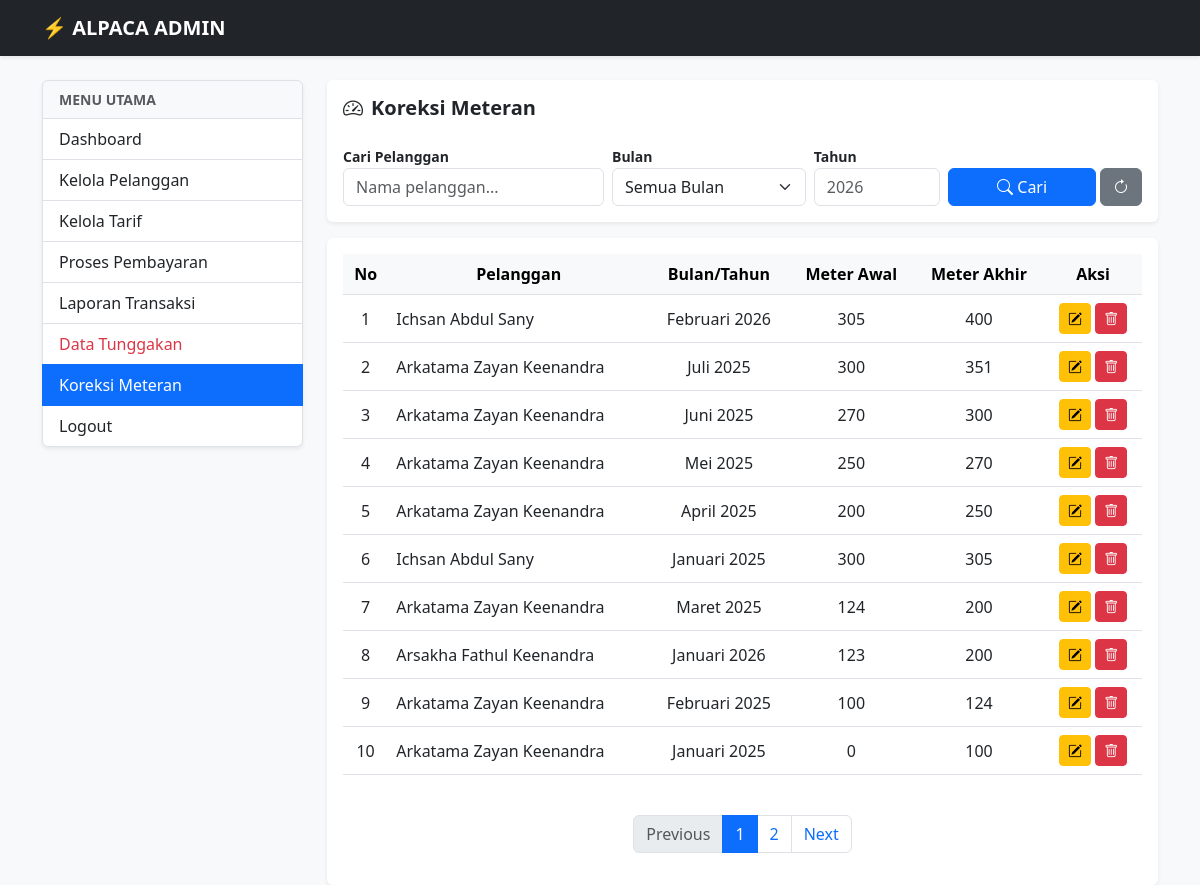
Page /admin/penggunaan.php (signed in) on the committed database.
### tables this page shows
CREATE TABLE `penggunaan` (
  `id_penggunaan` int(11) NOT NULL,
  `id_pelanggan` int(11) DEFAULT NULL,
  `bulan` varchar(20) DEFAULT NULL,
  `tahun` varchar(4) DEFAULT NULL,
  `meter_awal` int(11) DEFAULT NULL,
  `meter_akhir` int(11) DEFAULT NULL
);

CREATE TABLE `pelanggan` (
  `id_pelanggan` int(11) NOT NULL,
  `username` varchar(50) DEFAULT NULL,
  `password` varchar(255) DEFAULT NULL,
  `nomor_kwh` varchar(20) DEFAULT NULL,
  `nama_pelanggan` varchar(50) DEFAULT NULL,
  `alamat` text DEFAULT NULL,
  `id_tarif` int(11) DEFAULT NULL
);

### admin/penggunaan.php (the view, shortened to what this page needs)
<?php
include '../config.php';
$id_level = $_SESSION['id_level'];
$cari  = isset($_GET['cari']) ? mysqli_real_escape_string($koneksi, $_GET['cari']) : '';
$bulan = isset($_GET['bulan']) ? $_GET['bulan'] : '';
$tahun = isset($_GET['tahun']) ? $_GET['tahun'] : '';
$limit = 10;
$halaman = isset($_GET['halaman']) ? (int)$_GET['halaman'] : 1;
$offset = ($halaman > 1) ? ($halaman * $limit) - $limit : 0;
$query_total = "SELECT COUNT(*) AS total FROM penggunaan
                JOIN pelanggan ON penggunaan.id_pelanggan = pelanggan.id_pelanggan
                WHERE 1=1";
$result_total = mysqli_query($koneksi, $query_total);
$data_total = mysqli_fetch_assoc($result_total);
$total_rows = $data_total['total'];
$total_pages = ceil($total_rows / $limit);
?>
<!DOCTYPE html>
<html lang="id">
<head>
    <link href="https://cdn.jsdelivr.net/npm/bootstrap@5.3.0/dist/css/bootstrap.min.css" rel="stylesheet">
    <link rel="stylesheet" href="https://cdn.jsdelivr.net/npm/bootstrap-icons@1.11.1/font/bootstrap-icons.css">
</head>
<body class="bg-light">
    <nav class="navbar navbar-dark bg-dark mb-4 shadow-sm">
        <div class="container">
            <a class="navbar-brand fw-bold" href="index.php">⚡ ALPACA ADMIN</a>
        </div>
    </nav>
    <div class="container">
        <div class="row">
            <div class="col-md-3 mb-4">
                <div class="list-group shadow-sm">
                    <div class="list-group-item bg-light fw-bold text-muted small text-uppercase">Menu Utama</div>
                    <a href="index.php" class="list-group-item list-group-item-action">Dashboard</a>
                    <?php if($id_level == 1): ?>
                    <a href="pelanggan.php" class="list-group-item list-group-item-action">Kelola Pelanggan</a>
                    <a href="tarif.php" class="list-group-item list-group-item-action">Kelola Tarif</a>
                    <?php endif; ?>
                    <?php if($_SESSION['id_level'] != 3): ?>
                    <a href="bayar.php" class="list-group-item list-group-item-action">Proses Pembayaran</a>
                    <?php endif; ?>
                    <?php if($id_level == 1): ?>
                        <a href="laporan.php" class="list-group-item list-group-item-action">Laporan Transaksi</a>
                        <a href="tunggakan.php" class="list-group-item list-group-item-action text-danger">Data Tunggakan</a>
                        <a href="penggunaan.php" class="list-group-item list-group-item-action active">Koreksi Meteran</a>
                    <?php endif; ?>
                    <a href="../logout.php" class="list-group-item list-group-item-action" onclick="return confirm('Yakin ingin keluar?')">Logout</a>
                </div>
            </div>
            <div class="col-md-9">
                <div class="card shadow-sm border-0 mb-3">
                    <div class="card-body">
                        <h5 class="fw-bold mb-4"><i class="bi bi-speedometer2 me-2"></i>Koreksi Meteran</h5>
                        <form method="GET" action="" class="row g-2">
                            <div class="col-md-4">
                                <label class="small fw-bold">Cari Pelanggan</label>
                                <input type="text" name="cari" class="form-control" placeholder="Nama pelanggan..." value="<?= $cari ?>">
                            </div>
                            <div class="col-md-3">
                                <label class="small fw-bold">Bulan</label>
                                <select name="bulan" class="form-select">
                                    <option value="">Semua Bulan</option>
                                </select>
                            </div>
                            <div class="col-md-2">
                                <label class="small fw-bold">Tahun</label>
                                <input type="number" name="tahun" class="form-control" placeholder="2026" value="<?= $tahun ?>">
                            </div>
                            <div class="col-md-3 d-flex align-items-end gap-1">
                                <button type="submit" class="btn btn-primary w-100"><i class="bi bi-search"></i> Cari</button>
                                <a href="penggunaan.php" class="btn btn-secondary"><i class="bi bi-arrow-clockwise"></i></a>
                            </div>
                        </form>
                    </div>
                </div>
                <div class="card shadow-sm border-0">
                    <div class="card-body">
                        <div class="table-responsive">
                            <table class="table table-hover align-middle">
                                <thead class="table-light text-center">
                                    <tr>
                                        <th>No</th>
                                        <th>Pelanggan</th>
                                        <th>Bulan/Tahun</th>
                                        <th>Meter Awal</th>
                                        <th>Meter Akhir</th>
                                        <th>Aksi</th>
                                    </tr>
                                </thead>
                                <tbody>
                                    <?php
                                    $sql = "SELECT penggunaan.*, pelanggan.nama_pelanggan
                                            FROM penggunaan
                                            JOIN pelanggan ON penggunaan.id_pelanggan = pelanggan.id_pelanggan
                                            WHERE 1=1";
                                    $sql .= " ORDER BY id_penggunaan DESC LIMIT $offset, $limit";
                                    $q = mysqli_query($koneksi, $sql);
                                    $no = $offset + 1;
                                    if(mysqli_num_rows($q) > 0):
                                        while($d = mysqli_fetch_assoc($q)):
                                    ?>
                                    <tr>
                                        <td class="text-center"><?= $no++ ?></td>
                                        <td><?= $d['nama_pelanggan'] ?></td>
                                        <td class="text-center"><?= $d['bulan'] ?> <?= $d['tahun'] ?></td>
                                        <td class="text-center"><?= $d['meter_awal'] ?></td>
                                        <td class="text-center"><?= $d['meter_akhir'] ?></td>
                                        <td class="text-center">
                                            <button type="button" class="btn btn-warning btn-sm btn-edit-meter"
                                                data-bs-toggle="modal" data-bs-target="#modalEditMeter"
                                                data-id="<?= $d['id_penggunaan'] ?>"
                                                data-nama="<?= $d['nama_pelanggan'] ?>"
                                                data-awal="<?= $d['meter_awal'] ?>"
                                                data-akhir="<?= $d['meter_akhir'] ?>">
                                                <i class="bi bi-pencil-square"></i>
                                            </button>
                                            <a href="?hapus=<?= $d['id_penggunaan'] ?>" class="btn btn-danger btn-sm" onclick="return confirm('Hapus data ini?')"><i class="bi bi-trash"></i></a>
                                        </td>
                                    </tr>
                                    <?php endwhile; ?>
                                    <?php else: ?>
                                    <tr>
                                        <td colspan="6" class="text-center py-4 text-muted">Data tidak ditemukan.</td>
                                    </tr>
                                    <?php endif; ?>
                                </tbody>
                            </table>
                        </div>
                        <?php if($total_pages > 1): ?>
                        <nav aria-label="Page navigation" class="mt-4">
                            <ul class="pagination justify-content-center">
                                <li class="page-item <?= ($halaman <= 1) ? 'disabled' : '' ?>">
                                    <a class="page-link" href="?halaman=<?= $halaman - 1 ?>&cari=<?= $cari ?>&bulan=<?= $bulan ?>&tahun=<?= $tahun ?>">Previous</a>
                                </li>
                                <?php for($i = 1; $i <= $total_pages; $i++): ?>
                                    <li class="page-item <?= ($halaman == $i) ? 'active' : '' ?>">
                                        <a class="page-link" href="?halaman=<?= $i ?>&cari=<?= $cari ?>&bulan=<?= $bulan ?>&tahun=<?= $tahun ?>"><?= $i ?></a>
                                    </li>
                                <?php endfor; ?>
                                <li class="page-item <?= ($halaman >= $total_pages) ? 'disabled' : '' ?>">
                                    <a class="page-link" href="?halaman=<?= $halaman + 1 ?>&cari=<?= $cari ?>&bulan=<?= $bulan ?>&tahun=<?= $tahun ?>">Next</a>
                                </li>
                            </ul>
                        </nav>
                        <?php endif; ?>
                    </div>
                </div>
            </div>
        </div>
    </div>
</body>
</html>

### rows in the picture
penggunaan: id_pelanggan.nama_pelanggan "Ichsan Abdul Sany", bulan "Februari", tahun "2026", meter_awal "305", meter_akhir "400"
penggunaan: id_pelanggan.nama_pelanggan "Arkatama Zayan Keenandra", bulan "Juli", tahun "2025", meter_awal "300", meter_akhir "351"
penggunaan: id_pelanggan.nama_pelanggan "Arkatama Zayan Keenandra", bulan "Juni", tahun "2025", meter_awal "270", meter_akhir "300"
penggunaan: id_pelanggan.nama_pelanggan "Arkatama Zayan Keenandra", bulan "Mei", tahun "2025", meter_awal "250", meter_akhir "270"
penggunaan: id_pelanggan.nama_pelanggan "Arkatama Zayan Keenandra", bulan "April", tahun "2025", meter_awal "200", meter_akhir "250"
penggunaan: id_pelanggan.nama_pelanggan "Ichsan Abdul Sany", bulan "Januari", tahun "2025", meter_awal "300", meter_akhir "305"
penggunaan: id_pelanggan.nama_pelanggan "Arkatama Zayan Keenandra", bulan "Maret", tahun "2025", meter_awal "124", meter_akhir "200"
penggunaan: id_pelanggan.nama_pelanggan "Arsakha Fathul Keenandra", bulan "Januari", tahun "2026", meter_awal "123", meter_akhir "200"
penggunaan: id_pelanggan.nama_pelanggan "Arkatama Zayan Keenandra", bulan "Februari", tahun "2025", meter_awal "100", meter_akhir "124"
penggunaan: id_pelanggan.nama_pelanggan "Arkatama Zayan Keenandra", bulan "Januari", tahun "2025", meter_awal "0", meter_akhir "100"
